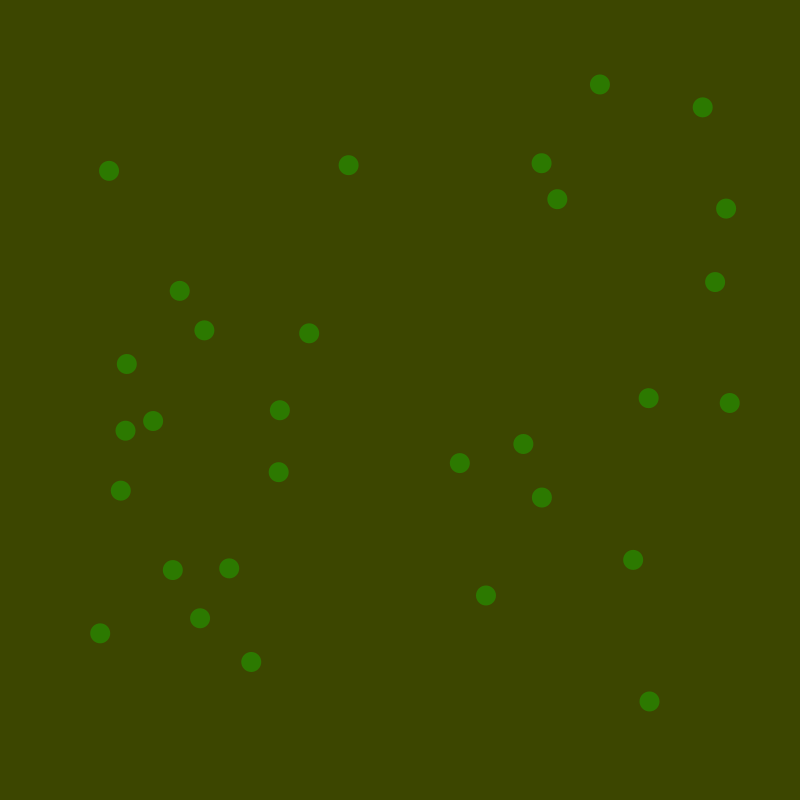
Frame 1 (no input)
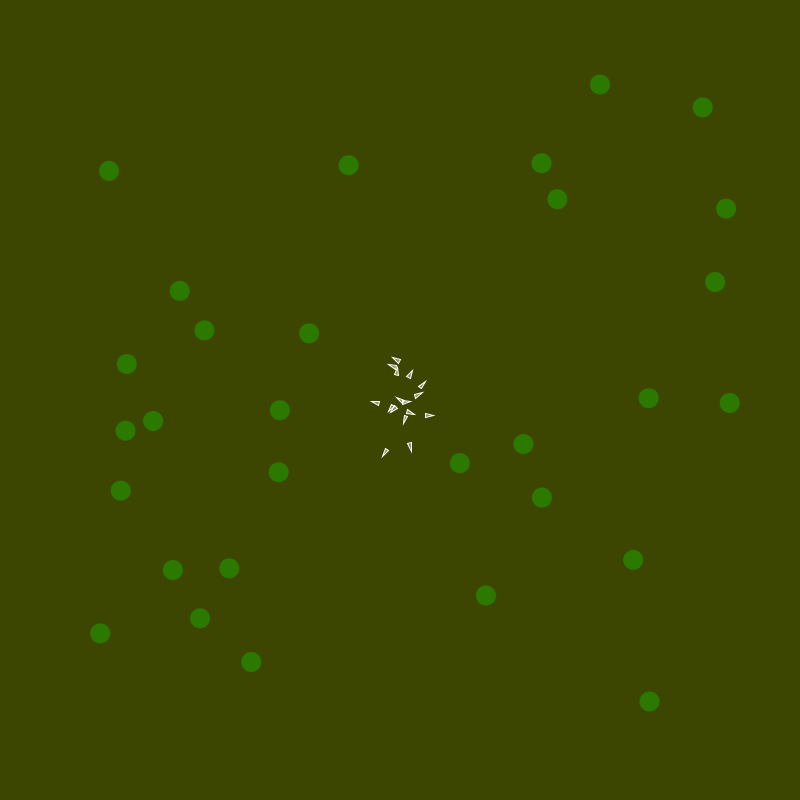
Frame 60 (the mouse pressed at the canvas centre just before this capture)
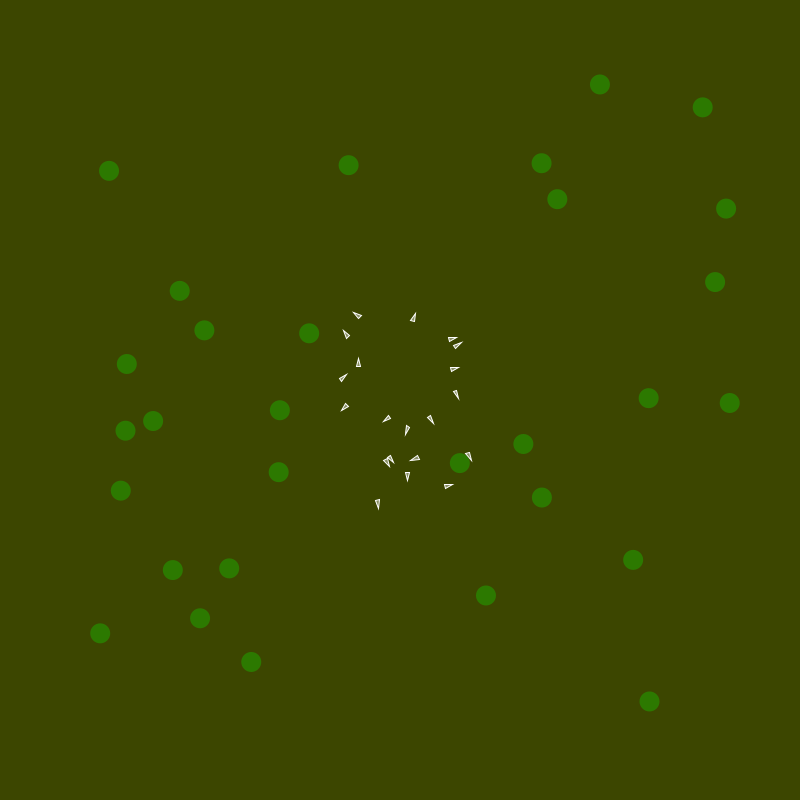
Frame 120 (the mouse held since frame 60 and released just before this capture)

The Processing sketch that drew these frames (run headless with seeded random() and noise(); from frame 60 on, the mouse is pressed at the canvas centre):

// Processing sketch: b_bees
// ── b_bees.pde
Hive hive;
ArrayList<Flower> flowers = new ArrayList<Flower>();
int number_of_bees = 20;
int number_of_flowers;
float b = 50;

void setup() {
  size(800, 800);
  frameRate(50);
  hive = new Hive(number_of_bees, width/2, height/2);
  number_of_flowers = 30;
  for(int i=0;i<number_of_flowers;i++) flowers.add(new Flower(b+random(width-2*b),b+random(height-2*b)));
}

void draw() {
  background(150-3*number_of_flowers, 40+number_of_flowers,0);
  hive.run();
  for(Bee bee : hive.bees) println(bee.counter);
  for(Flower flower : flowers) flower.run(hive.bees);
}

// Add a new boid into the System
//void mousePressed() {
//  hive.addBoid(new Boid(mouseX,mouseY));
//}
// ── bee.pde
// The Bee class

class Bee {

  PVector pos, hive_pos;
  float angle;
  float desired_angle;
  float r;
  float speed;    // constant speed
  int counter;
  boolean out, gohome;
  float homing = 500+random(1000);

    Bee(float x, float y) {

    // This is a new PVector method not yet implemented in JS
    // velocity = PVector.random2D();

    // Leaving the code temporarily this way so that this example runs in JS
    angle = random(TWO_PI);
    pos = new PVector(x, y);
    hive_pos = new PVector(width/2, height/2);
    r = 2.0;
    speed = 1;
    counter = int(random(100));
    out = false;
    gohome = false;
  }

  void run(ArrayList<Bee> bees) {
    //hive(bees);
    update();
    if(out)  {
      borders();
      render();
    }
  }
  
  // Method to update pos
  void update() {
    if(out){
      counter += 1;
      float d = PVector.dist(pos, hive_pos);
      //println(pos, d);
      // Update angle
      if(gohome) {
         angle += 0.15*(atan2(pos.y-hive_pos.y, pos.x-hive_pos.x) - PI - angle);
         if( d < 10){ 
            gohome = false;
            out = false;
         }
      }
      else {
        angle += 0.15*(randomGaussian());
      }
      
      // Update velocity
      PVector velocity = new PVector(speed*cos(angle), speed*sin(angle));
      pos.add(velocity);
      if(counter > homing){
        gohome = true;
      }
    }
    else{
      counter -= 1;
      if(counter < 0){
        counter=0;
        out=true;
        gohome=false;
      }
    }
  }

  // Method to draw bee
  void render() {
    // Draw a triangle rotated in the direction of velocity
    fill(255, 100);
    //stroke(255,204,0);
    stroke(255);
    pushMatrix();
    translate(pos.x, pos.y);
    rotate(angle+radians(90));
    beginShape(TRIANGLES);
    vertex(0, -r*2);
    vertex(-r, r*2);
    vertex(r, r*2);
    endShape();
    popMatrix();
  }

  // Wraparound
  void borders() {
    if (pos.x < -r) pos.x = width+r;
    if (pos.y < -r) pos.y = height+r;
    if (pos.x > width+r) pos.x = -r;
    if (pos.y > height+r) pos.y = -r;
  }
}
// ── flower.pde
class Flower {

  PVector pos;
  float size;
  
  Flower(float x, float y) {
    pos = new PVector(x, y);
    size = 20;
  }
  
  void update (ArrayList<Bee> bees) {
    for (Bee bee : bees){
      float d = PVector.dist(bee.pos, this.pos);
    }
  }
  
  void render () {
    fill(20,200,0,100);
    noStroke();
    ellipse(pos.x, pos.y, size, size);
  }
  
  void run (ArrayList<Bee> bees) {
    update(bees);
    render();
  }
}
// ── hive.pde
// The Hive (a list of Bees objects)

class Hive {
  ArrayList<Bee> bees; // An ArrayList for all the boids

  Hive(int number, float x0, float y0) {
    bees = new ArrayList<Bee>(); // Initialize the ArrayList
    for (int i = 0; i < number; i++) {
       this.addBee(new Bee(x0,y0)); 
    }
  }

  void run() {
    for (Bee b : bees) {
      b.run(bees);  // Passing the entire list of bees to each bee individually
    }
  }

  void addBee(Bee b) {
    bees.add(b);
  }

}
